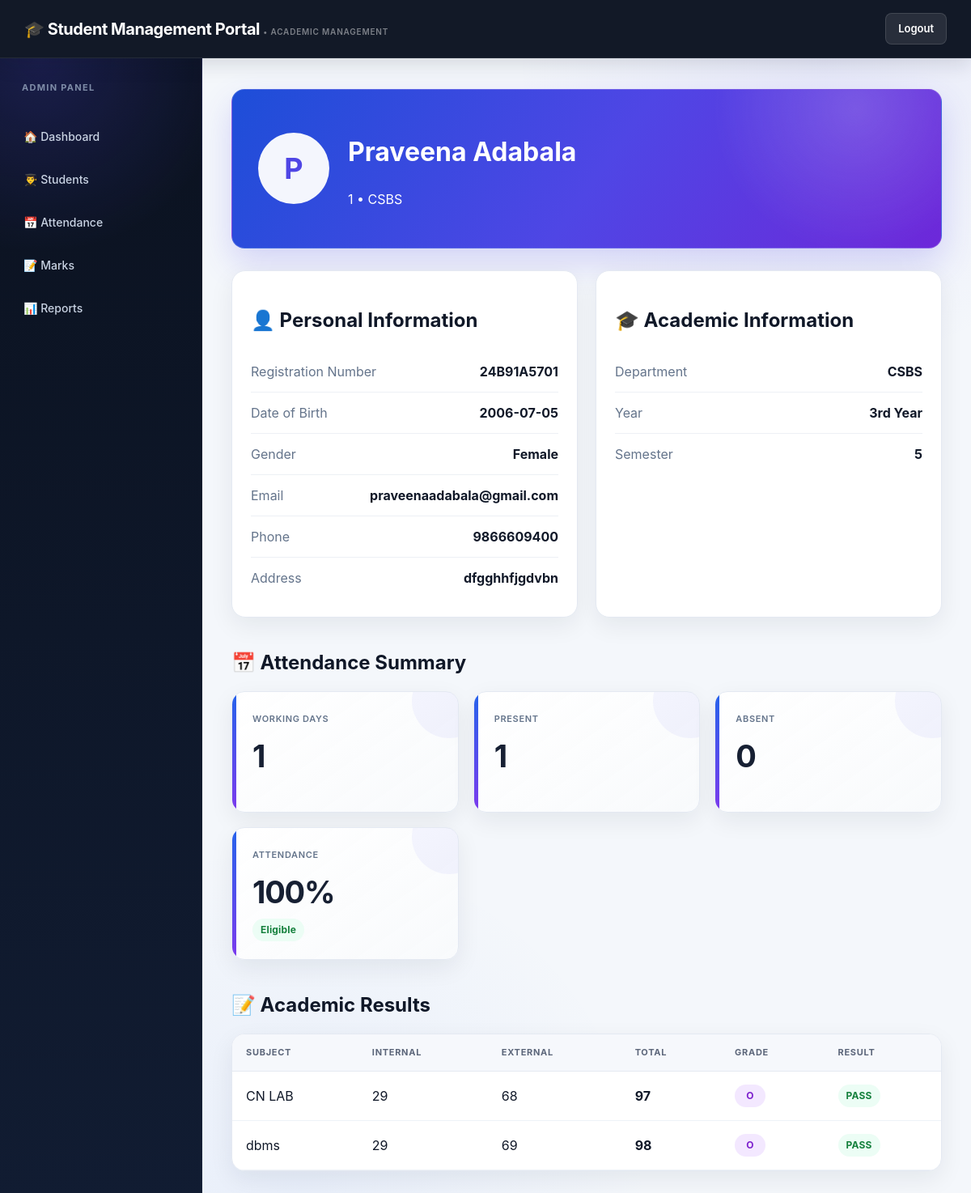
Screenshot of /student_profile.php?id=3 (signed in) with the database file from the repository.
### tables this page shows
CREATE TABLE `students` (
  `id` int(11) NOT NULL,
  `name` varchar(100) NOT NULL,
  `roll_no` varchar(50) NOT NULL,
  `registration_no` varchar(50) DEFAULT NULL,
  `dob` date DEFAULT NULL,
  `gender` varchar(20) DEFAULT NULL,
  `department` varchar(100) NOT NULL,
  `section` varchar(10) DEFAULT NULL,
  `year` varchar(20) DEFAULT NULL,
  `semester` varchar(20) DEFAULT NULL,
  `email` varchar(100) NOT NULL,
  `phone` varchar(15) NOT NULL,
  `address` text DEFAULT NULL,
  `username` varchar(100) DEFAULT NULL,
  `password` varchar(255) DEFAULT NULL,
  `verification_token` varchar(255) DEFAULT NULL,
  `email_verified` tinyint(1) NOT NULL DEFAULT 0
);

CREATE TABLE `marks` (
  `id` int(11) NOT NULL,
  `student_id` int(11) NOT NULL,
  `subject` varchar(100) NOT NULL,
  `internal_marks` int(11) NOT NULL,
  `external_marks` int(11) NOT NULL,
  `total_marks` int(11) NOT NULL,
  `grade` varchar(5) DEFAULT NULL,
  `result` varchar(10) DEFAULT NULL
);

### student_profile.php (the view, shortened to what this page needs)
<?php
include "db.php";
$id = intval($_GET["id"]);
$result =
mysqli_query(
    $conn,
    "SELECT * FROM students WHERE id=$id"
);
$student =
mysqli_fetch_assoc($result);
$attendance_result =
mysqli_query(
$conn,
"
SELECT
COUNT(*) AS total,
SUM(
CASE
WHEN status='Present'
THEN 1
ELSE 0
END
) AS present,
SUM(
CASE
WHEN status='Absent'
THEN 1
ELSE 0
END
) AS absent
FROM attendance
WHERE student_id=$id
"
);
$attendance =
mysqli_fetch_assoc($attendance_result);
$total_days =
$attendance["total"];
$present_days =
$attendance["present"] ?? 0;
$absent_days =
$attendance["absent"] ?? 0;
if ($total_days > 0) {
$attendance_percentage =
round(
($present_days / $total_days) * 100,
2
);
} else {
$attendance_percentage = 0;
}
$marks =
mysqli_query(
$conn,
"
SELECT *
FROM marks
WHERE student_id=$id
ORDER BY id DESC
"
);
?>
<!DOCTYPE html>
<html>
<head>
<link
rel="stylesheet"
href="css/style.css"
>
</head>
<body>
<div class="navbar">
<h2>
🎓 Student Management Portal
</h2>
<a
href="logout.php"
class="logout-btn"
>
Logout
</a>
</div>
<div class="main-layout">
<div class="sidebar">
<h3>
ADMIN PANEL
</h3>
<a href="dashboard.php">
🏠 Dashboard
</a>
<a href="view_students.php">
👨‍🎓 Students
</a>
<a href="attendance.php">
📅 Attendance
</a>
<a href="marks.php">
📝 Marks
</a>
<a href="reports.php">
📊 Reports
</a>
</div>
<div class="main-content">
<div class="profile-header">
<div class="profile-avatar">
<?php
echo strtoupper(
substr(
$student["name"],
0,
1
)
);
?>
</div>
<div>
<h1>
<?php
echo htmlspecialchars($student["name"]);
?>
</h1>
<p>
<?php
echo htmlspecialchars($student["roll_no"]);
?>
•
<?php
echo htmlspecialchars($student["department"]);
?>
</p>
</div>
</div>
<div class="profile-grid">
<div class="profile-card">
<h2>
👤 Personal Information
</h2>
<div class="info-row">
<span>Registration Number</span>
<strong>
<?php echo htmlspecialchars($student["registration_no"]); ?>
</strong>
</div>
<div class="info-row">
<span>Date of Birth</span>
<strong>
<?php echo htmlspecialchars($student["dob"]); ?>
</strong>
</div>
<div class="info-row">
<span>Gender</span>
<strong>
<?php echo htmlspecialchars($student["gender"]); ?>
</strong>
</div>
<div class="info-row">
<span>Email</span>
<strong>
<?php echo htmlspecialchars($student["email"]); ?>
</strong>
</div>
<div class="info-row">
<span>Phone</span>
<strong>
<?php echo htmlspecialchars($student["phone"]); ?>
</strong>
</div>
<div class="info-row">
<span>Address</span>
<strong>
<?php echo htmlspecialchars($student["address"]); ?>
</strong>
</div>
</div>
<div class="profile-card">
<h2>
🎓 Academic Information
</h2>
<div class="info-row">
<span>Department</span>
<strong>
<?php echo htmlspecialchars($student["department"]); ?>
</strong>
</div>
<div class="info-row">
<span>Year</span>
<strong>
<?php echo htmlspecialchars($student["year"]); ?>
</strong>
</div>
<div class="info-row">
<span>Semester</span>
<strong>
<?php echo htmlspecialchars($student["semester"]); ?>
</strong>
</div>
</div>
</div>
<h2 class="section-title">
📅 Attendance Summary
</h2>
<div class="stats-grid">
<div class="stat-card">
<h3>
Working Days
</h3>
<h1>
<?php echo $total_days; ?>
</h1>
</div>
<div class="stat-card">
<h3>
Present
</h3>
<h1>
<?php echo $present_days; ?>
</h1>
</div>
<div class="stat-card">
<h3>
Absent
</h3>
<h1>
<?php echo $absent_days; ?>
</h1>
</div>
<div class="stat-card">
<h3>
Attendance
</h3>
<h1>
<?php
echo $attendance_percentage;
?>%
</h1>
<?php
if ($attendance_percentage >= 75) {
?>
<span class="good-status">
Eligible
</span>
<?php
} else {
?>
<span class="bad-status">
Shortage
</span>
<?php
}
?>
</div>
</div>
<h2 class="section-title">
📝 Academic Results
</h2>
<div class="table-card">
<table class="modern-table">
<tr>
<th>Subject</th>
<th>Internal</th>
<th>External</th>
<th>Total</th>
<th>Grade</th>
<th>Result</th>
</tr>
<?php
if (mysqli_num_rows($marks) > 0) {
while ($mark =
mysqli_fetch_assoc($marks)) {
?>
<tr>
<td>
<?php
echo htmlspecialchars($mark["subject"]);
?>
</td>
<td>
<?php echo $mark["internal_marks"]; ?>
</td>
<td>
<?php echo $mark["external_marks"]; ?>
</td>
<td>
<strong>
<?php echo $mark["total_marks"]; ?>
</strong>
</td>
<td>
<span class="grade-badge">
<?php echo $mark["grade"]; ?>
</span>
</td>
<td>
<?php
if ($mark["result"] == "Pass") {
?>
<span class="good-status">
PASS
</span>
<?php
} else {
?>
<span class="bad-status">
FAIL
</span>
<?php
}
?>
</td>
</tr>
<?php
}
}
?>
</table>
</div>
</div>
</div>
</body>
</html>

### rows the page displays
students: name "P", name "Praveena Adabala", roll_no "1", department "CSBS", registration_no "24B91A5701", dob "2006-07-05", gender "Female", email "praveenaadabala@gmail.com", phone "9866609400", address "dfgghhfjgdvbn", year "3rd Year", semester "5"
marks: subject "CN LAB", internal_marks "29", external_marks "68", total_marks "97", grade "O", result "PASS"
marks: subject "dbms", internal_marks "29", external_marks "69", total_marks "98", grade "O", result "PASS"

### other values shown
$total_days "1"
$present_days "1"
$absent_days "0"
$attendance_percentage "100"
